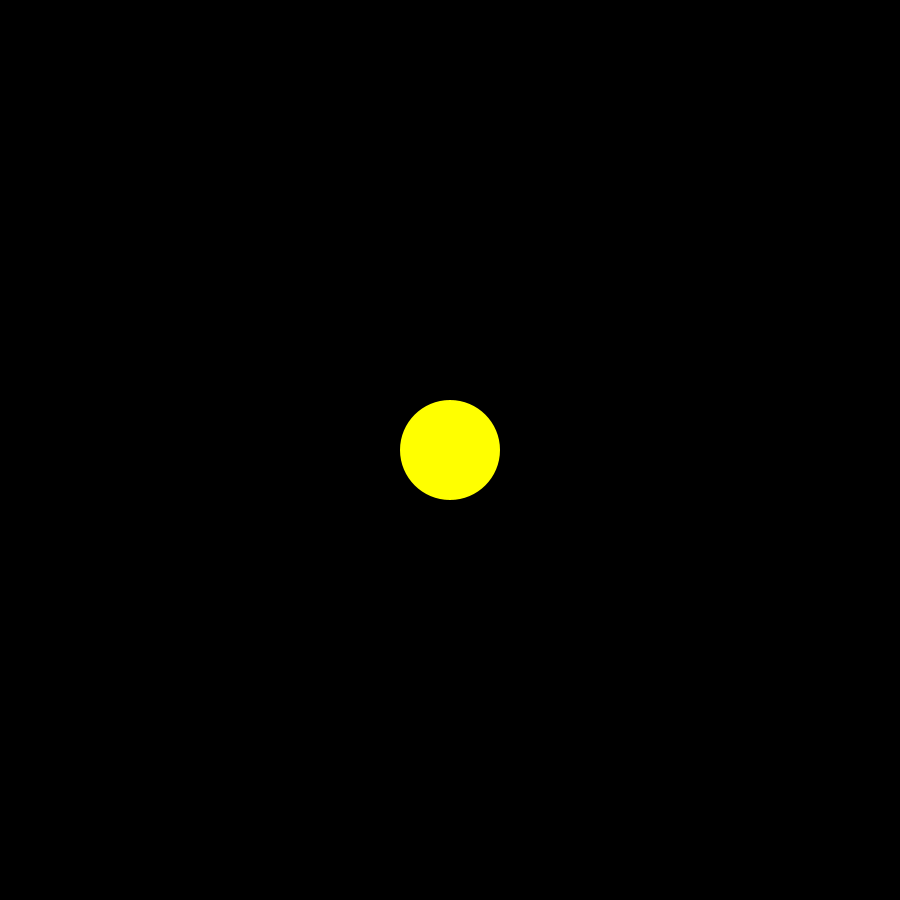
Frame 1 (no input)
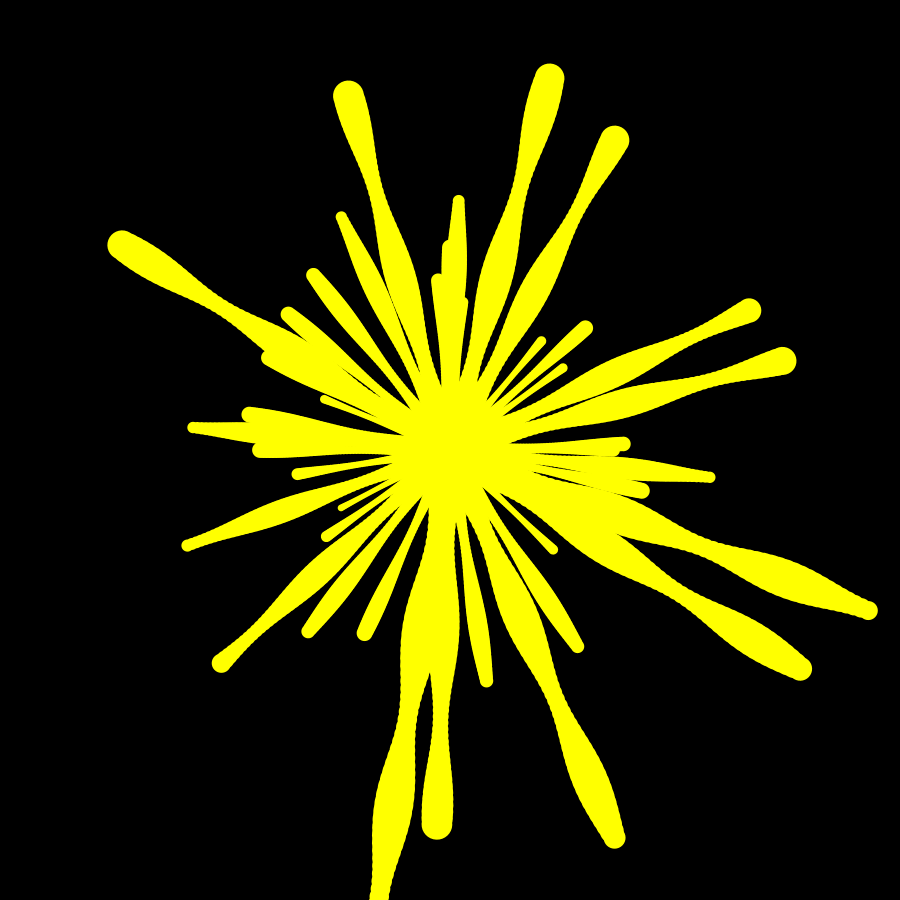
Frame 60 (the mouse pressed at the canvas centre just before this capture)
Frame 120 (the mouse held since frame 60 and released just before this capture): identical to frame 60, image omitted

The Processing sketch that drew these frames (run headless with seeded random() and noise(); from frame 60 on, the mouse is pressed at the canvas centre):

// Processing sketch: Rupture_processing
// ── Rupture_processing.pde
// 液体が飛び散る様子を描いてみる

int y;
float waterSize = 100;

boolean isDrop = true;

ArrayList<AcidTrace> traces;

void setup() {
  size(900, 900);
  background(0);
  
  ellipseMode(CENTER);
  noStroke();
  
  traces = new ArrayList<AcidTrace>();
  
  y = 10;
}

void draw() {
  
  // 画面の中心を画面の中心に設定
  pushMatrix();
  translate(width/2, height/2);
  
  if (isDrop) {
    background(0);
    drawDrop();
  } else {
    drawSpread();
  }
  
  popMatrix();
}

void drawDrop() {
  // 中心点に酸滴を表す円を描き，落ちていく表現をするために徐々に小さくする（小さくするときの変化量は徐々に大きくする）
  fill(255, 255, 0);
  ellipse(0, 0, waterSize, waterSize);
  waterSize -= 100.00001-waterSize;
  
  if (waterSize < 10) {
    isDrop = false;
    waterSize = 50;
    ellipse(0, 0, waterSize, waterSize);
    
    int quadrant = 0; // 象限(0-3)
    for (int b = 0; b < 4; b++) {
      int r = 0;
      for (int a = 0; a < 10; a++) {
        r += (int)random(5, 15);
        float s = random(10, 40);
        traces.add(new AcidTrace(radians(r+90*quadrant), s));
      }
      r += 90-r;
      float s = random(10, 25);
      traces.add(new AcidTrace(radians(r+90*quadrant), s));
      quadrant++;
    }
  }
}

void drawSpread() {
  // 落ち切ったときに周囲へ飛び散っていく状態を描く
  // 4象限に分けて，各象限3つずつランダムに方向を決める（rotate）
  // cosのグラフみたいな太さ変化で描けば自然に見えそう？
  for (AcidTrace t: traces) t.draw();
  for (int i = traces.size()-1; 0 <= i; i--) {
    AcidTrace t = traces.get(i);
    if (t.isOverMax()) {
      traces.remove(i);
    }
  }
}

// ── AcidTrace.pde
class AcidTrace {
  
  float direction;
  float traceSize;
  float distance;
  float maxDistance;
  
  final float initialTraceSize;
  
  public AcidTrace(float direction, float traceSize) {
    this.direction = direction;
    this.traceSize = traceSize;
    this.initialTraceSize = traceSize;
    this.distance = 0;
    this.maxDistance = traceSize*11;
  }
  
  public boolean isOverMax() {
    return maxDistance < distance;
  }
  
  void draw() {
    pushMatrix();
    rotate(direction);
    for (int i = 0; i < 10; i++) {
      ellipse(0, distance, traceSize*((cos(radians(distance*2))+1)/4+0.5), traceSize*((cos(radians(distance*2))+1)/4+0.5));
      distance += initialTraceSize*0.2;
    }
    popMatrix();
  }
  
}
